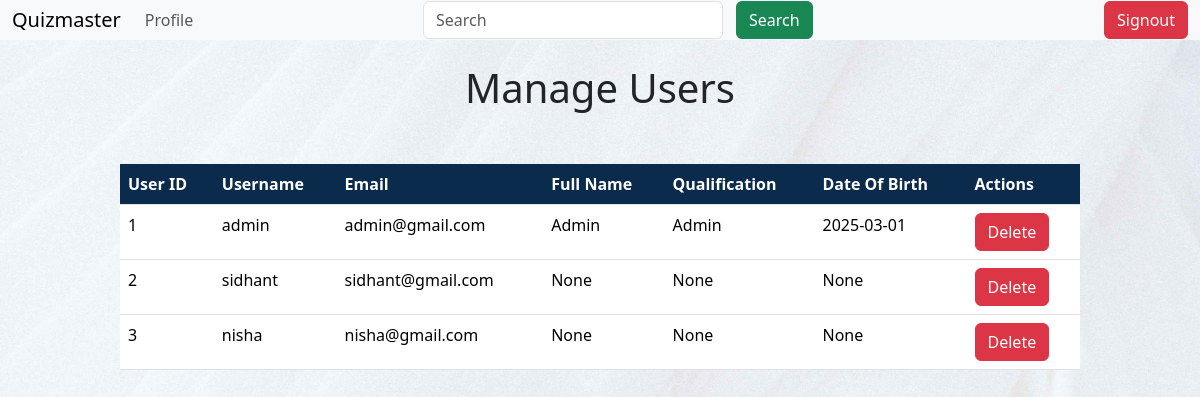
/manage_users (signed in), run on an earlier commit of the app's database.
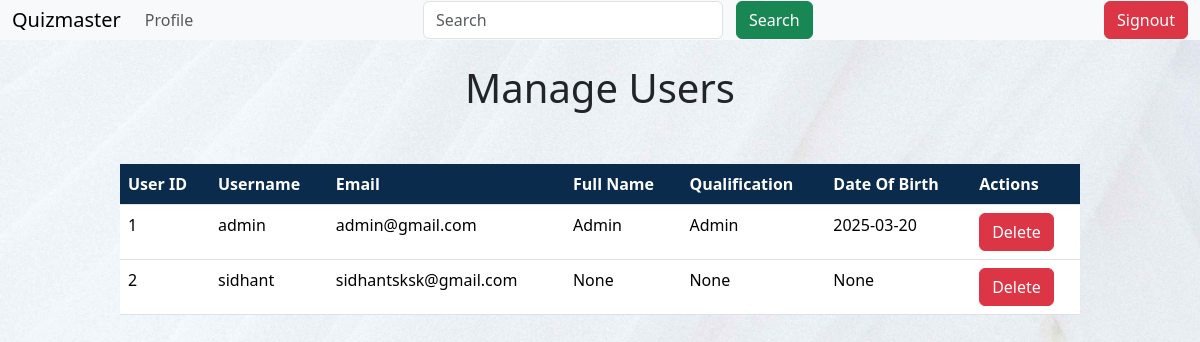
And on a later commit of the database.
### models/models.py (models this page shows, shortened)
class User(db.Model):
    __tablename__ = "users"
    id = db.Column(db.Integer, primary_key=True)
    user_name=db.Column(db.String(30),unique=True,nullable=False)
    email = db.Column(db.String(50), nullable=False, unique=True)
    _password = db.Column("password", db.String(255), nullable=False)  # Store the hashed password here
    fullname = db.Column(db.String(80))
    qualification = db.Column(db.String(100))
    dob = db.Column(db.Date)
    isadmin = db.Column(db.Boolean, nullable=False, default=False)
    scores = db.relationship('Scores', back_populates='user', cascade="all, delete-orphan")
    @property
    def password(self):
        raise AttributeError('Password is not a readable attribute')
    @password.setter
    def password(self, password):
        self._password = generate_password_hash(password)  # Hash the password and store it in _password

### controllers/routes.py (the view)
@app.route('/manage_users', methods=['GET'])
@authcheck
@admin_required
def manage_users():
    users = User.query.all()
    return render_template('manage_users.html', users=users)

### controllers/routes.py (called while the page is built)
def authcheck(func):
    @wraps(func)
    def wrapper(*args, **kwargs):
        if 'user_id' not in session:
            flash('Please login to access this page')
            return redirect(url_for('login'))
        return func(*args, **kwargs)
    return wrapper

def admin_required(func):
    @wraps(func)
    def inner(*args,**kwargs):
        if 'user_id' not in session:
            flash('you need to login first')
            return redirect(url_for(login))
        user=User.query.get(session['user_id'])
        if not user.isadmin:
            flash ('You are not authorized to view this page','danger')
            return redirect(url_for('home'))
        return func(*args,**kwargs)
    return inner

### templates/manage_users.html (shortened to what this page needs)
{% extends "layout.html" %}
{% block content %}
{% include 'navbar.html' %}
<br>
<h1>Manage Users</h1>
<br>
<table class="table">
    <thead>
        <tr>
            <th>User ID</th>
            <th>Username</th>
            <th>Email</th>
            <th>Full Name</th>
            <th>Qualification</th>
            <th>Date Of Birth</th>
            <th>Actions</th>
        </tr>
    </thead>
    <tbody>
        {% for user in users %}
        <tr>
            <td>{{ user.id }}</td>
            <td>{{ user.user_name }}</td>
            <td>{{ user.email }}</td>
            <td>{{ user.fullname }}</td>
            <td>{{ user.qualification}}</td>
            <td>{{ user.dob }}</td>
            <td>
                <form action="{{ url_for('manage_users_delete', id=user.id) }}" method="POST" style="display:inline-block;">
                    <button type="submit" class="btn btn-danger" onclick="return confirm('Are you sure you want to delete this user?');">Delete</button>
                </form>
            </td>
        </tr>
        {% endfor %}
    </tbody>
</table>
{% endblock %}

What changed in the data, as far as the page shows it:
removed User: id "3", user_name "nisha", email "nisha@gmail.com", fullname "None", qualification "None", dob "None"
changed User "admin": dob "2025-03-01" → "2025-03-20"
changed User "sidhant": email "sidhant@gmail.com" → "sidhantsksk@gmail.com"
